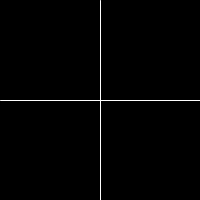
Frame 1 (no input)
Frame 60 (the mouse pressed at the canvas centre just before this capture): identical to frame 1, image omitted
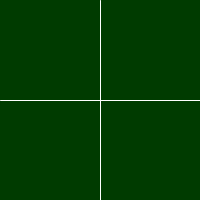
Frame 120 (the mouse held since frame 60 and released just before this capture)

The Processing sketch that drew these frames (run headless with seeded random() and noise(); from frame 60 on, the mouse is pressed at the canvas centre):

// Processing sketch: processing_149039
// ── processing_149039.pde

float r = 0;
float g = 0;
float b = 0;

void setup () {
    size (200,200);
}

void draw () {
    background (r, g, b);
    stroke (255);
    line (width/2,0,width/2,height);
    line (0,height/2,200,height/2);
        
    if (mouseX > width/2) {
        r = r + 1;
    } else {
        r = r - 1;
    }
    
    if (mouseY > height/2) {
        b = b + 1;
    } else {
        b = b - 1;
    }
    
    if (mousePressed) {
        g = g + 1;
    } else {
        g = g - 1;
    }
    
    r = constrain (r,0,255);
    b = constrain (b,0,255);
    g = constrain (g,0,255);
    
}
